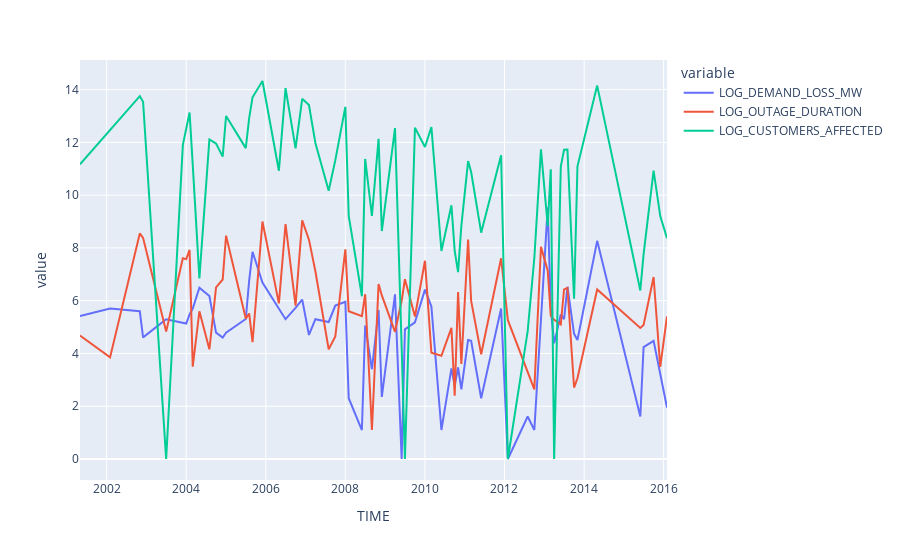

Notebook source saved alongside this figure:
### Markdown cell above
## Step 5: Framing a Prediction Problem

### Code cell
def plot_monthly_average(df, cols):
    return px.line(
        df.dropna(subset=cols)
        .assign(TIME=df["OUTAGE.START"].dt.strftime("%Y-%m"))
        .groupby("TIME")[cols]
        .mean()
    )


log = lambda x: np.log(x) if x else np.nan
extra_features = cleaned.assign(
    LOG_DEMAND_LOSS_MW=cleaned["DEMAND.LOSS.MW"].apply(log),
    LOG_OUTAGE_DURATION=cleaned["OUTAGE.DURATION"].apply(log),
    LOG_CUSTOMERS_AFFECTED=cleaned["CUSTOMERS.AFFECTED"].apply(log),
    START_HR=cleaned["OUTAGE.START"].dt.hour,
    START_DAY=cleaned["OUTAGE.START"].dt.day,
    START_DAYOFWEEK=cleaned["OUTAGE.START"].dt.dayofweek,
    RESTORATION_HR=cleaned["OUTAGE.RESTORATION"].dt.hour,
    RESTORATION_DAY=cleaned["OUTAGE.RESTORATION"].dt.day,
    RESTORATION_DAYOFWEEK=cleaned["OUTAGE.RESTORATION"].dt.dayofweek,
)
plot_monthly_average(
    extra_features.query("`POSTAL.CODE` == 'CA'"),
    ["LOG_DEMAND_LOSS_MW", "LOG_OUTAGE_DURATION", "LOG_CUSTOMERS_AFFECTED"],
)

### Figure 1 — Plotly figure (JSON) as saved in the notebook; plotly's stock layout.template omitted (floating-point values rounded to 4 significant figures)
{"data": [{"hovertemplate": "variable=LOG_DEMAND_LOSS_MW<br>TIME=%{x}<br>value=%{y}<extra></extra>", "legendgroup": "LOG_DEMAND_LOSS_MW", "line": {"color": "#636efa", "dash": "solid"}, "marker": {"symbol": "circle"}, "mode": "lines", "name": "LOG_DEMAND_LOSS_MW", "orientation": "v", "showlegend": true, "type": "scatter", "x": ["2001-05", "2002-02", "2002-11", "2002-12", "2003-07", "2003-12", "2004-01", "2004-02", "2004-03", "2004-05", "2004-08", "2004-10", "2004-12", "2005-01", "2005-07", "2005-08", "2005-09", "2005-12", "2006-05", "2006-07", "2006-10", "2006-12", "2007-02", "2007-04", "2007-08", "2007-10", "2008-01", "2008-02", "2008-06", "2008-07", "2008-09", "2008-11", "2008-12", "2009-04", "2009-06", "2009-07", "2009-10", "2010-01", "2010-03", "2010-06", "2010-09", "2010-10", "2010-11", "2010-12", "2011-02", "2011-03", "2011-06", "2011-12", "2012-02", "2012-08", "2012-10", "2012-12", "2013-02", "2013-03", "2013-04", "2013-06", "2013-07", "2013-08", "2013-10", "2013-11", "2014-05", "2015-06", "2015-07", "2015-10", "2015-12", "2016-02"], "xaxis": "x", "y": [5.416, 5.704, 5.598, 4.609, 5.298, 5.16, 5.136, 5.481, 5.704, 6.495, 6.174, 4.788, 4.605, 4.787, 5.306, 6.762, 7.855, 6.685, 5.704, 5.298, 5.73, 6.04, 4.7, 5.298, 5.193, 5.814, 5.959, 2.303, 1.099, 5.058, 3.401, 5.646, 2.35, 6.238, 0, 4.913, 5.179, 6.419, 5.781, 1.099, 3.434, 2.773, 3.468, 2.644, 4.511, 4.479, 2.303, 5.704, 0, 1.609, 1.099, 5.521, 9.536, 5.704, 4.382, 5.481, 5.298, 6.529, 4.745, 4.509, 8.269, 1.609, 4.238, 4.477, 3.273, 1.946], "yaxis": "y"}, {"hovertemplate": "variable=LOG_OUTAGE_DURATION<br>TIME=%{x}<br>value=%{y}<extra></extra>", "legendgroup": "LOG_OUTAGE_DURATION", "line": {"color": "#EF553B", "dash": "solid"}, "marker": {"symbol": "circle"}, "mode": "lines", "name": "LOG_OUTAGE_DURATION", "orientation": "v", "showlegend": true, "type": "scatter", "x": ["2001-05", "2002-02", "2002-11", "2002-12", "2003-07", "2003-12", "2004-01", "2004-02", "2004-03", "2004-05", "2004-08", "2004-10", "2004-12", "2005-01", "2005-07", "2005-08", "2005-09", "2005-12", "2006-05", "2006-07", "2006-10", "2006-12", "2007-02", "2007-04", "2007-08", "2007-10", "2008-01", "2008-02", "2008-06", "2008-07", "2008-09", "2008-11", "2008-12", "2009-04", "2009-06", "2009-07", "2009-10", "2010-01", "2010-03", "2010-06", "2010-09", "2010-10", "2010-11", "2010-12", "2011-02", "2011-03", "2011-06", "2011-12", "2012-02", "2012-08", "2012-10", "2012-12", "2013-02", "2013-03", "2013-04", "2013-06", "2013-07", "2013-08", "2013-10", "2013-11", "2014-05", "2015-06", "2015-07", "2015-10", "2015-12", "2016-02"], "xaxis": "x", "y": [4.682, 3.85, 8.549, 8.383, 4.828, 7.607, 7.576, 7.923, 3.497, 5.598, 4.159, 6.508, 6.802, 8.464, 5.321, 5.517, 4.431, 9.0, 5.9, 8.905, 5.811, 9.045, 8.314, 7.115, 4.159, 4.645, 7.944, 5.598, 5.412, 6.245, 1.099, 6.629, 6.199, 4.82, 5.991, 6.812, 5.397, 7.512, 4.025, 3.912, 4.97, 2.398, 6.331, 3.6, 8.314, 5.99, 3.97, 7.609, 5.263, 3.258, 2.639, 8.039, 7.134, 5.438, 5.273, 5.1, 6.43, 6.486, 2.708, 3.06, 6.425, 4.969, 5.084, 6.897, 3.492, 5.407], "yaxis": "y"}, {"hovertemplate": "variable=LOG_CUSTOMERS_AFFECTED<br>TIME=%{x}<br>value=%{y}<extra></extra>", "legendgroup": "LOG_CUSTOMERS_AFFECTED", "line": {"color": "#00cc96", "dash": "solid"}, "marker": {"symbol": "circle"}, "mode": "lines", "name": "LOG_CUSTOMERS_AFFECTED", "orientation": "v", "showlegend": true, "type": "scatter", "x": ["2001-05", "2002-02", "2002-11", "2002-12", "2003-07", "2003-12", "2004-01", "2004-02", "2004-03", "2004-05", "2004-08", "2004-10", "2004-12", "2005-01", "2005-07", "2005-08", "2005-09", "2005-12", "2006-05", "2006-07", "2006-10", "2006-12", "2007-02", "2007-04", "2007-08", "2007-10", "2008-01", "2008-02", "2008-06", "2008-07", "2008-09", "2008-11", "2008-12", "2009-04", "2009-06", "2009-07", "2009-10", "2010-01", "2010-03", "2010-06", "2010-09", "2010-10", "2010-11", "2010-12", "2011-02", "2011-03", "2011-06", "2011-12", "2012-02", "2012-08", "2012-10", "2012-12", "2013-02", "2013-03", "2013-04", "2013-06", "2013-07", "2013-08", "2013-10", "2013-11", "2014-05", "2015-06", "2015-07", "2015-10", "2015-12", "2016-02"], "xaxis": "x", "y": [11.17, 12.45, 13.75, 13.54, 0, 11.9, 12.48, 13.13, 11.16, 6.846, 12.11, 11.96, 11.46, 13.0, 11.78, 12.92, 13.71, 14.33, 10.93, 14.06, 11.78, 13.65, 13.42, 11.98, 10.17, 11.33, 13.35, 9.211, 6.168, 11.37, 9.21, 12.14, 8.639, 12.54, 4.248, 0, 12.56, 11.82, 12.58, 7.882, 9.616, 7.891, 7.084, 8.832, 11.29, 10.88, 8.578, 11.51, 0, 4.844, 7.618, 11.74, 8.826, 10.98, 0, 11.09, 11.72, 11.73, 6.071, 11.09, 14.15, 6.386, 7.758, 10.93, 9.206, 8.366], "yaxis": "y"}], "layout": {"legend": {"title": {"text": "variable"}, "tracegroupgap": 0}, "margin": {"t": 60}, "xaxis": {"anchor": "y", "domain": [0, 1], "title": {"text": "TIME"}}, "yaxis": {"anchor": "x", "domain": [0, 1], "title": {"text": "value"}}}}
